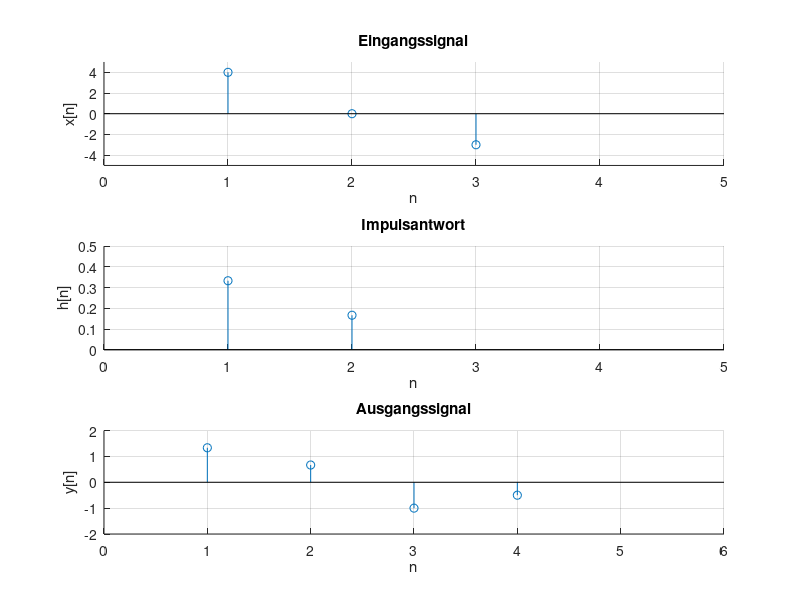

MATLAB code for this plot:
x = [4, 0, -3];
h = [0.333333, 0.166666];
y = conv(x, h);

figure;
subplot(311);
grid on; hold on;
title('Eingangssignal');
stem(x);
xlabel('n');
ylabel('x[n]');
axis([0 5 -5 5])

subplot(312);
grid on; hold on;
title('Impulsantwort');
stem(h);
xlabel('n');
ylabel('h[n]');
axis([0 5 0 0.5])

subplot(313);
grid on; hold on;
title('Ausgangssignal');
stem(y);
xlabel('n');
ylabel('y[n]');
axis([0 6 -2 2])
